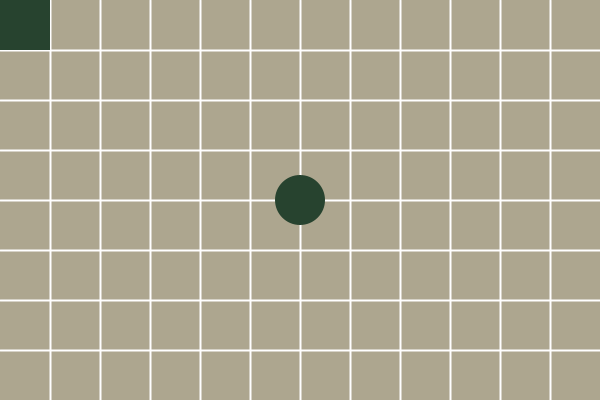
Frame 1 (no input)
Frame 60 (the mouse pressed at the canvas centre just before this capture): identical to frame 1, image omitted
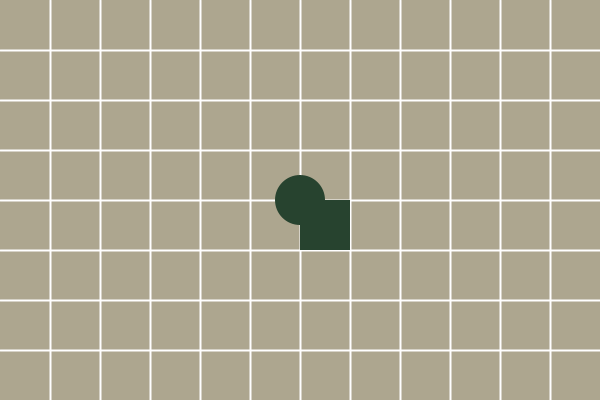
Frame 120 (the mouse held since frame 60 and released just before this capture)

The Processing sketch that drew these frames (run headless with seeded random() and noise(); from frame 60 on, the mouse is pressed at the canvas centre):

// Processing sketch: Assignment_04
// ── Assignment_04.pde
//work in progress - haven't figured out how to make the button react yet

Particle p1;

float x;
float y;

void setup() {
 size(600,400);
 p1 = new Particle(100,100,50);
}

void draw() {
  background(173,166,143);
  
   stroke(255);
   strokeWeight(2);
   
   x = 50;
   while (x < width) {
     line(x,0,x,height);
     x = x + 50;
   }
   
   y = 50;
   while (y < height) {
     line(0,y,width,y);
     y = y + 50;
   }
   
  p1.x = mouseX;
  p1.y = mouseY;
  
  p1.display();
}

/* void mousePressed(){
  if (dist(p1.x,p1.y,mouseX,mouseY)<){  //if red button is pressed
                   // grid lines increases
} */

// ── Particles.pde
class Particle {
 float x, y;
 float l;
 
 Particle() {
   x = random(width);
   y = random(height);
   l = random(10,20);
}

  Particle(float tempX, float tempY, float tempL) {
   x = tempX;
   y = tempY;
   l = tempL;
  }
  
  boolean overlaps(Particle other) {
    float d = dist(x,y,other.x,other.y);
    if (d < l) 
      {
      return true;
    } else {
      return false;
    
    }
  }
  
  void display() {
    fill(39,67,47);
    noStroke();
    square(x,y,l);
    ellipse(width/2,height/2,50,50);
  }
  
}
